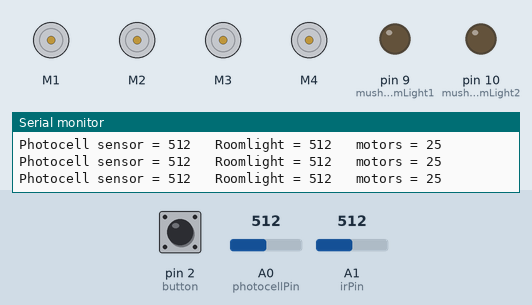
This sketch was run on a simulated Arduino Uno, built with avr-gcc and run on an emulated ATmega328P. On the bench: 4 × DC motor (green arrow = forward, orange = backward, longer = faster), output pins drawn as LEDs (lit = HIGH), the last lines printed to the serial monitor. Inputs (shaded band) come from the test bench; at power-on: A0 (photocellPin) = 512, pin 2 (button) LOW, A1 (irPin) = 512.

Above: at 1.2 s.
1.3 s: A0 (photocellPin) set to 716
At 2.4 s:
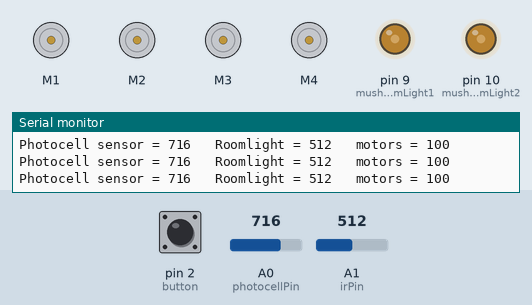
2.8 s: A0 (photocellPin) set to 1010
At 4.0 s:
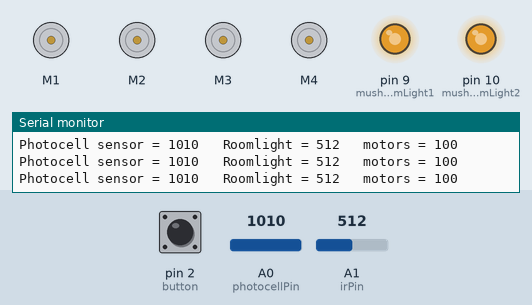
4.3 s: A0 (photocellPin) set to 990
At 4.7 s:
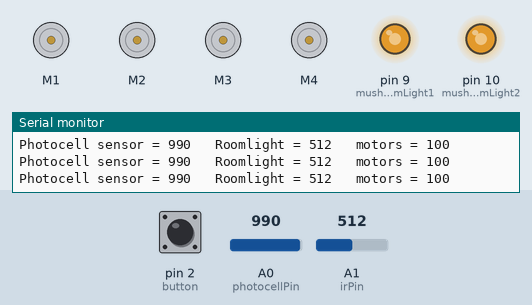
5.8 s: A0 (photocellPin) set to 306
At 6.6 s:
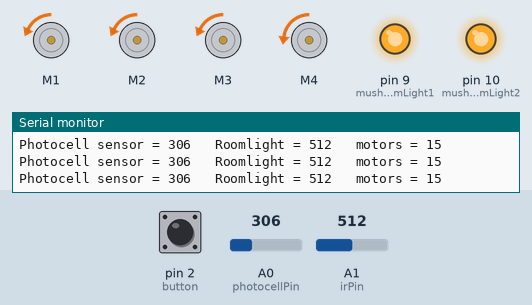
7.3 s: pin 2 (button) pulled HIGH for 0.15 s
At 8.2 s:
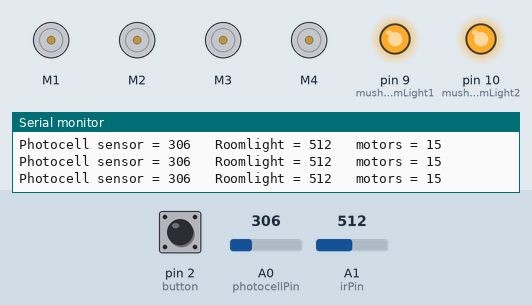
10.4 s: pin 2 (button) pulled HIGH for 1 s
At 11.3 s:
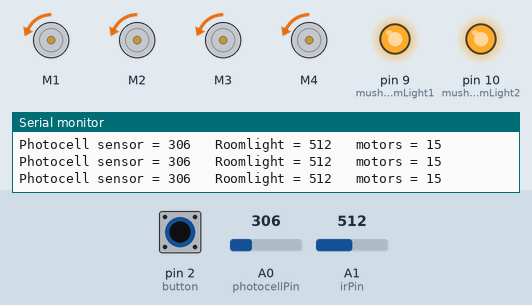
Timing chart, 0 to 13.4 s (numbered marks = the images above; inputs shaded):
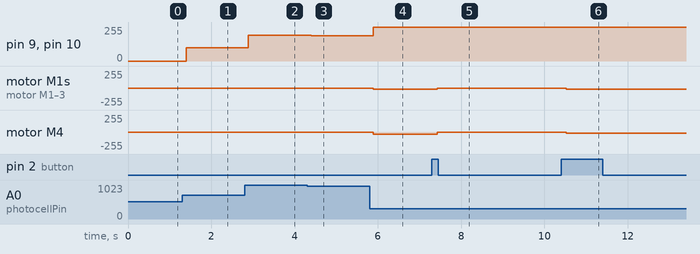

Measured:
- after the input at 1.3 s, pin 9 (mushroomLight1), pin 10 (mushroomLight2): 0/255 → 100/255 after 0.10 s
- after the input at 2.8 s, pin 9 (mushroomLight1), pin 10 (mushroomLight2): 100/255 → 195/255 after 0.08 s
- after the input at 4.3 s, pin 9 (mushroomLight1), pin 10 (mushroomLight2): 195/255 → 189/255 after 0.10 s; motor M1–3: stays stopped (without the input it goes to forward 100/255 after 1.5 s); motor M4: stays stopped (without the input it goes to forward 120/255 after 1.5 s)
- after the input at 5.8 s, pin 9 (mushroomLight1), pin 10 (mushroomLight2): 189/255 → 255/255 after 0.08 s; motor M1–3: stopped → backward 15/255 after 0.08 s; motor M4: stopped → backward 35/255 after 0.08 s
- after the input at 7.3 s, motor M1–3: backward 15/255 → stopped after 0.13 s; motor M4: backward 35/255 → stopped after 0.13 s
- after the input at 10.4 s, motor M1–4: stopped → backward 15/255 after 0.12 s

The sketch:

PlantGrowthCode.ino
```cpp
/*
  Code Title:

  Code Description:

*/

// SENSOR INITIALIZATION
const int photocellPin = A0;     // Analog input pin that the photocell is attached to
const int irPin = A1;


const int button = 2;          //Digital pin for button
const int mushroomLight1 = 9;   // Analog output pin that the LED is attached to for mushrooms
const int mushroomLight2 = 10;


int photocellValue = 0;        // value read from the photocell
int irValue = 0;              // value read from ir sensor
int outputValue = 0;        // value output to the PWM (analog out) LEDs

int roomLight = 0;
int lightThresholdOffset = 50;


int distanceThreshold = 1000;

int counter = 1;          //Used for mode changes, 1 is main mode

int buttonState = 0;      //Initialize variables for the button's state and to detect changes
int lastButtonState = 0;


bool mushroomsOn = false;


// MOTOR INITIALIZATION
#include <Wire.h>
#include <Adafruit_MotorShield.h>
#include "utility/Adafruit_MS_PWMServoDriver.h"

Adafruit_MotorShield AFMS = Adafruit_MotorShield();

Adafruit_DCMotor *myMotor1 = AFMS.getMotor(1);
Adafruit_DCMotor *myMotor2 = AFMS.getMotor(2);
Adafruit_DCMotor *myMotor3 = AFMS.getMotor(3);
Adafruit_DCMotor *myMotor4 = AFMS.getMotor(4);

int motorSpeed = 25;        // What speed we want the motors to go with light


void setup() {
  // initialize serial communications at 9600 bps:
  Serial.begin(9600);

  //Calibrate to room lighting
  roomLight = analogRead(photocellPin);

  // Initialize Motor Stuff
  AFMS.begin();

  myMotor1->setSpeed(00);
  myMotor2->setSpeed(00);
  myMotor3->setSpeed(00);
  myMotor4->setSpeed(00);

  //Initialize pins as input/output
   pinMode(button, INPUT);
   pinMode(mushroomLight1, OUTPUT);
   pinMode(mushroomLight2, OUTPUT);


}

void loop() {

  // read the photocell sensor value:
  photocellValue = analogRead(photocellPin);
  irValue = analogRead(irPin);

  //Updates buttonState to current state of button
  buttonState = digitalRead(button);

  Serial.print("Photocell sensor = ");
  Serial.print(photocellValue);
  Serial.print("\t Roomlight = ");
  Serial.print(roomLight);
  Serial.print("\t motors = ");
  Serial.println(motorSpeed);

  // wait 2 milliseconds before the next loop for the analog-to-digital
  // converter to settle after the last reading:
  delay(2);

  //  // print the results to the Serial Monitor:
  //  Serial.print("sensor = ");
  //  Serial.print(photocellValue);
  //  Serial.print("\n");
  //
  //  // wait 50 milliseconds before the next loop for the analog-to-digital
  //  // converter to settle after the last reading:
  //  delay(50);


  //MAIN MODE
  if (counter == 1)
  {

    // Implement distance making moters going backwards

   if (photocellValue >= (roomLight + lightThresholdOffset)) {
      motorSpeed = 100; //map(photocellValue, (roomLight + lightThresholdOffset), 500, 5, 25);
      myMotor1->setSpeed(motorSpeed);  myMotor2->setSpeed(motorSpeed);  myMotor3->setSpeed(motorSpeed);  myMotor4->setSpeed(motorSpeed+20);
      myMotor1->run(FORWARD);
      myMotor2->run(FORWARD);
      myMotor3->run(FORWARD);
      myMotor4->run(FORWARD);

      //Turn Mushroom LEDs on related to light sensor values
      outputValue = map(photocellValue, (roomLight + lightThresholdOffset), 1023, 50, 200);
      analogWrite(mushroomLight1, outputValue);
      analogWrite(mushroomLight2, outputValue);
      mushroomsOn = true;
    }
    if (photocellValue <= (roomLight - lightThresholdOffset)) {
      motorSpeed = map(photocellValue, 0, (roomLight + lightThresholdOffset), 5, 25);
      myMotor1->setSpeed(motorSpeed);  myMotor2->setSpeed(motorSpeed);  myMotor3->setSpeed(motorSpeed);  myMotor4->setSpeed(motorSpeed+20);
      myMotor1->run(BACKWARD);
      myMotor2->run(BACKWARD);
      myMotor3->run(BACKWARD);
      myMotor4->run(BACKWARD);
//      myMotor1->run(FORWARD);
//      myMotor2->run(FORWARD);
//      myMotor3->run(FORWARD);
//      myMotor4->run(FORWARD);

      //Turn Mushroom LEDs on related to light sensor values
      if (mushroomsOn == true) {
        outputValue = map(photocellValue, (roomLight + lightThresholdOffset), 1023, 0, 200);
      }
      if (mushroomsOn == false) {
        outputValue = 0;
      }

      analogWrite(mushroomLight1, outputValue);
      analogWrite(mushroomLight2, outputValue);
    }
    else {

      myMotor1->setSpeed(00);
      myMotor2->setSpeed(00);
      myMotor3->setSpeed(00);
      myMotor4->setSpeed(00);
      myMotor1->run(FORWARD);
      myMotor2->run(FORWARD);
      myMotor3->run(FORWARD);
      myMotor4->run(FORWARD);
      if (mushroomsOn == false) {
        outputValue = 0;
      }
      analogWrite(mushroomLight1, outputValue);
      analogWrite(mushroomLight2, outputValue);
    }


    if (buttonState != lastButtonState)
    {
      if (buttonState == HIGH)
      {
        counter = 2;
      }
      delay(30);
    }
    lastButtonState = buttonState;
  }


  //STOP MODE
  if (counter == 2)
  {

    myMotor1->setSpeed(00);
    myMotor2->setSpeed(00);
    myMotor3->setSpeed(00);
    myMotor4->setSpeed(00);
    myMotor1->run(FORWARD);
    myMotor2->run(FORWARD);
    myMotor3->run(FORWARD);
    myMotor4->run(FORWARD);

    if (buttonState != lastButtonState)    {
      if (buttonState == HIGH)      {
        counter = 3;
      }
      delay(30);
    }
    lastButtonState = buttonState;
  }


  //REVERSE MODE
  if (counter == 3)
  {
    myMotor1->setSpeed(motorSpeed);  myMotor2->setSpeed(motorSpeed);  myMotor3->setSpeed(motorSpeed);  myMotor4->setSpeed(motorSpeed);
    myMotor1->run(BACKWARD);
    myMotor2->run(BACKWARD);
    myMotor3->run(BACKWARD);
    myMotor4->run(BACKWARD);

    if (buttonState != lastButtonState)    {
    if (buttonState == HIGH)      {
        counter = 4;
      }
      delay(30);
    }
    lastButtonState = buttonState;
  }

  //STOP MODE again
  if (counter == 4)
  {

    myMotor1->setSpeed(00);
    myMotor2->setSpeed(00);
    myMotor3->setSpeed(00);
    myMotor4->setSpeed(00);
    myMotor1->run(FORWARD);
    myMotor2->run(FORWARD);
    myMotor3->run(FORWARD);
    myMotor4->run(FORWARD);

    if (buttonState != lastButtonState)    {
      if (buttonState == HIGH)      {
        counter = 1;
      }
      delay(30);
    }
    lastButtonState = buttonState;
  }


}
```
